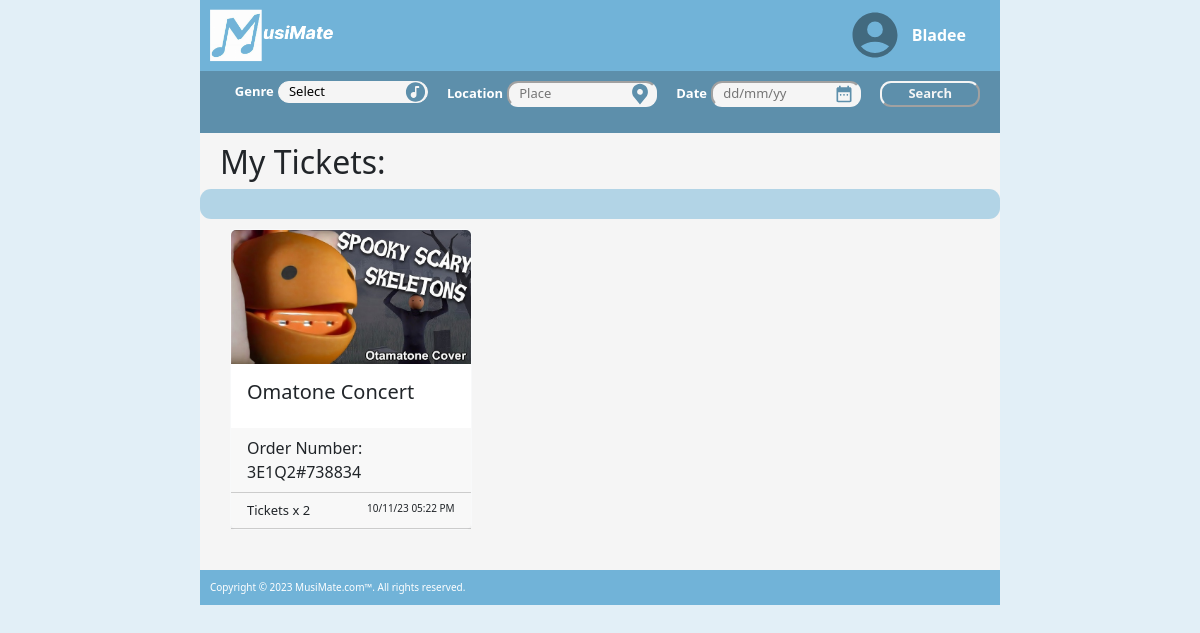
Page /tickets (signed in) on the committed database.
### musimate/models.py (models this page shows, shortened)
class User(db.Model, UserMixin):
    __tablename__ = 'users' # good practice to specify table name
    id = db.Column(db.Integer, primary_key=True)
    name = db.Column(db.String(100), index=True, unique=True, nullable=False)
    email = db.Column(db.String(100), index=True, nullable=False)
    contact_number = db.Column(db.String(15), nullable=True)
    address = db.Column(db.String(255), nullable=True)
    password_hash = db.Column(db.String(255), nullable=False)
    events = db.relationship('Event', backref='user')
    comments = db.relationship('Comment', backref='user')
    orders = db.relationship("Order", backref='user')

class Order(db.Model):
    __tablename__ = 'orders'
    order_id = db.Column(db.Integer, primary_key = True)
    quantity = db.Column(db.Integer)
    booked_at = db.Column(db.DateTime, default = datetime.now())
    user_id = db.Column(db.Integer, db.ForeignKey("users.id"))
    event_id = db.Column(db.Integer, db.ForeignKey("events.id"))

class Event(db.Model):
    __tablename__ = 'events'
    id = db.Column(db.Integer, primary_key=True)
    status = db.Column(db.String(10), default='Open')
    name = db.Column(db.String(80))
    description = db.Column(db.String(200))
    genre = db.Column(db.String(40))
    location = db.Column(db.String(200))
    date = db.Column(db.DateTime)
    image = db.Column(db.String(400))
    quantity = db.Column(db.Integer)
    quantitySold = db.Column(db.Integer, default=0)
    price = db.Column(db.Float)
    user_id = db.Column(db.Integer, db.ForeignKey('users.id'))
    comments = db.relationship('Comment', backref='event')
    orders = db.relationship('Order', backref = 'event')

### musimate/views.py (the view)
@mainbp.route('/tickets')
@login_required
def tickets():
    tickets = db.session.scalars(
        db.select(Order).where(Order.user == current_user)).all()
    genres = db.session.scalars(db.select(Event.genre.distinct())).all()
    return render_template('tickets.html', tickets=tickets, num_tickets=len(tickets), genres=genres, selected_genre='Select')

### musimate/templates/tickets.html
{% extends 'base.html' %}
{% block content %}
<h2 style="margin-left: 20px; padding-top:10px">My Tickets:</h2>
<div class="break">
</div>
<div class="padding">
   <div class="row">
      {% if num_tickets == 0 %}
      <div class="d-flex p-4 justify-content-center">
         <h4>No Tickets</h4>
      </div>
      {% else %}
      <div class="card-group">
         {% for ticket in tickets %}
         <div class="col-lg-4 col-md-4 col-sm-6">
            <a href="{{ url_for('event.show', id=ticket.event.id) }}" style="text-decoration:none">
               <div class="card border-light" style="max-width: 20rem; ">
                  <img class="card-img-top" src="{{ ticket.event.image }}" alt="Card image" style="width:100%">
                  <div class="card-body">
                     <h5 class="card-title">{{ ticket.event.name }}</h5>
                  </div>
                  <div class="card-header d-flex justify-content-between">
                     <div style="font-size: medium;">
                        Order Number: {{ ticket.order_id}}E{{ ticket.event_id}}Q{{ ticket.quantity }}#{{ ticket.booked_at.toordinal() }}
                     </div>
                  </div>
                  <div class="card-header d-flex justify-content-between">
                     <div style="font-size: small;">
                        Tickets x {{ ticket.quantity }}
                     </div>
                     <div style="font-size:x-small">
                        {{ ticket.booked_at.strftime("%d/%m/%y %I:%M %p") }}
                     </div>
                  </div>
               </div>
            </a>
         </div>
         {% endfor %}
      </div>
      {% endif %}
   </div>
</div>
{% endblock %}

### musimate/templates/base.html (shortened to what this page needs)
<html>
<head>
   <link rel="stylesheet" href="{{ url_for('static', filename='styles/style.css') }}">
   <link rel="stylesheet" href="https://cdn.jsdelivr.net/npm/bootstrap@5.3.2/dist/css/bootstrap.min.css"
>
</head>
<body class="body">
   <div class="row">
      <div class="d-flex justify-content-center">
         <div class="col-sm-12 col-md-10 col-lg-8 align-self-center">
            <nav class="navbar">
               <div class="row" style="width: 100%">
                  <div class="col">
                     <a role="button" href="{{ url_for('main.index') }}">
                        <img id="logo" src="/static/image/Capture.PNG" alt="Logo" height="55" style="margin-left: 8px;">
                     </a>
                  </div>
                  <div class="col">
                     <div class="d-flex justify-content-end align-items-center">
                        <a data-bs-toggle="dropdown" aria-dropeffect="move">
                           <img src="/static/svg/user-4-fill.svg" alt="User Icon" class="userIcon">
                        </a>
                        {% if current_user.is_authenticated %}
                        <a class="login">{{current_user.name}}</a>
                        {% else %}
                        <a class="login" href="{{ url_for('auth.login') }}" role="button">Log In</a>
                        {% endif %}
                     </div>
                  </div>
               </div>
            </nav>
            <div class="searchBar">
               <form action="{{url_for('main.search')}}">
                  <div class="d-flex justify-content-between">
                     <div class="input-group" style="justify-content: center;">
                        <div>
                           <label for="Genre" style="color:white; font-size:small; font-weight: bold;">Genre </label>
                           <select class="searchInput" name="genre" id="Genre">
                              <option value="{{ selected_genre }}">{{ selected_genre }}</option>
                           </select>
                        </div>
                        <div>
                           <label for="Location"
                              style="color:white; font-size:small; font-weight: bold;">Location</label>
                           <input class="searchInput" type="text" name="location" id="Location" placeholder="Place"
                              value="{{ selected_location }}">
                        </div>
                        <div>
                           <label for="Date" style="color:white; font-size:small; font-weight: bold;">Date </label>
                           <input class="searchInput" type="text" name="date" id="Date" placeholder="dd/mm/yy"
                              value="{{ selected_date }}">
                        </div>
                        <div>
                           <div class="d-flex justify-content-center align-items-center" style=" height:100%">
                              <button class="searchSubmit" type="submit">Search</button>
                           </div>
                        </div>
                     </div>
               </form>
            </div>
         </div>
         <div class="main">
            {% block content %}
            {% endblock %}
         </div>
      </div>
   </div>
</body>
<footer>
   <div class="d-flex justify-content-center">
      <div class="col-sm-12 col-md-10 col-lg-8 align-self-center">
         <div class="footerBox">
            Copyright © {{ year }} MusiMate.com™. All rights reserved.
         </div>
      </div>
   </div>
</footer>
</html>

### musimate/static/styles/style.css (style rules this page uses)
.body { background-color: rgba(113, 179, 216, 0.20); }
.footerBox { background-color: rgba(113, 179, 216); font-size: x-small; color: white; padding: 10px; }
.break { background-color: rgba(113, 179, 216, 0.50); width: 100%; height: 30px; border-radius: 11px; margin-bottom: 10px; font-size: medium; font-weight: bold; padding-left: 10px; }
.padding { margin-left: 30px; margin-right: 30px; }
.login { color: white; margin: 10px; font-weight: bold; text-decoration: none; }
.navbar { background-color: rgb(113, 179, 216); width: 100%; height: fit-content; padding: 10px; }
.userIcon { width: 64px; padding-left: 10px; filter: invert(42%) sepia(19%) saturate(839%) hue-rotate(157deg) brightness(87%) contrast(94%); }
.searchBar { background-color: rgba(93, 143, 171); width: 100%; height: fit-content; padding-left: 10px; padding-right: 10px; padding-bottom: 5px; padding-top: 5px; }
.main { background-color: rgba(245, 245, 245); width: 100%; height: fit-content; padding-bottom: 30px; }
#Genre.searchInput, #genre.createEvent { background-image: url("../svg/genre.svg"); background-repeat: no-repeat; background-size: 23px 23px; background-position: right; }
#Genre.searchInput { appearance: none; }
#Date.searchInput { background-image: url("../svg/date.svg"); background-repeat: no-repeat; background-size: 30px 20px; background-position: right; }
#Location.searchInput, #location.createEvent { background-image: url("../svg/location.svg"); background-repeat: no-repeat; background-size: 30px 23px; background-position: right; }
.searchInput { border-radius: 11px; font-size: small; background-color: rgba(245, 245, 245); border-color: rgba(245, 245, 245); width: 150px; padding-left: 10px; padding-right: 30px; margin-right: 5px; margin-top: 5px; margin-bottom: 5px; }
.searchBar label { margin-left: 15px; }
.searchSubmit { color: rgba(245, 245, 245); border-radius: 11px; border-color: rgba(245, 245, 245); background-color: rgba(93, 143, 171); font-size: small; font-weight: bold; width: 100px; margin-left: 15px; }
a { text-decoration: none !important; }
.card { margin-bottom: 10px; margin-right: 5px; height: 100%; }

### rows in the picture
User: name "Bladee"
Order: event.image (picture), event.name "Omatone Concert", order_id "3", event_id "1", quantity "2", booked_at.toordinal "738834", booked_at "10/11/23 05:22 PM"

### other values in the picture
form field genre "Select"
